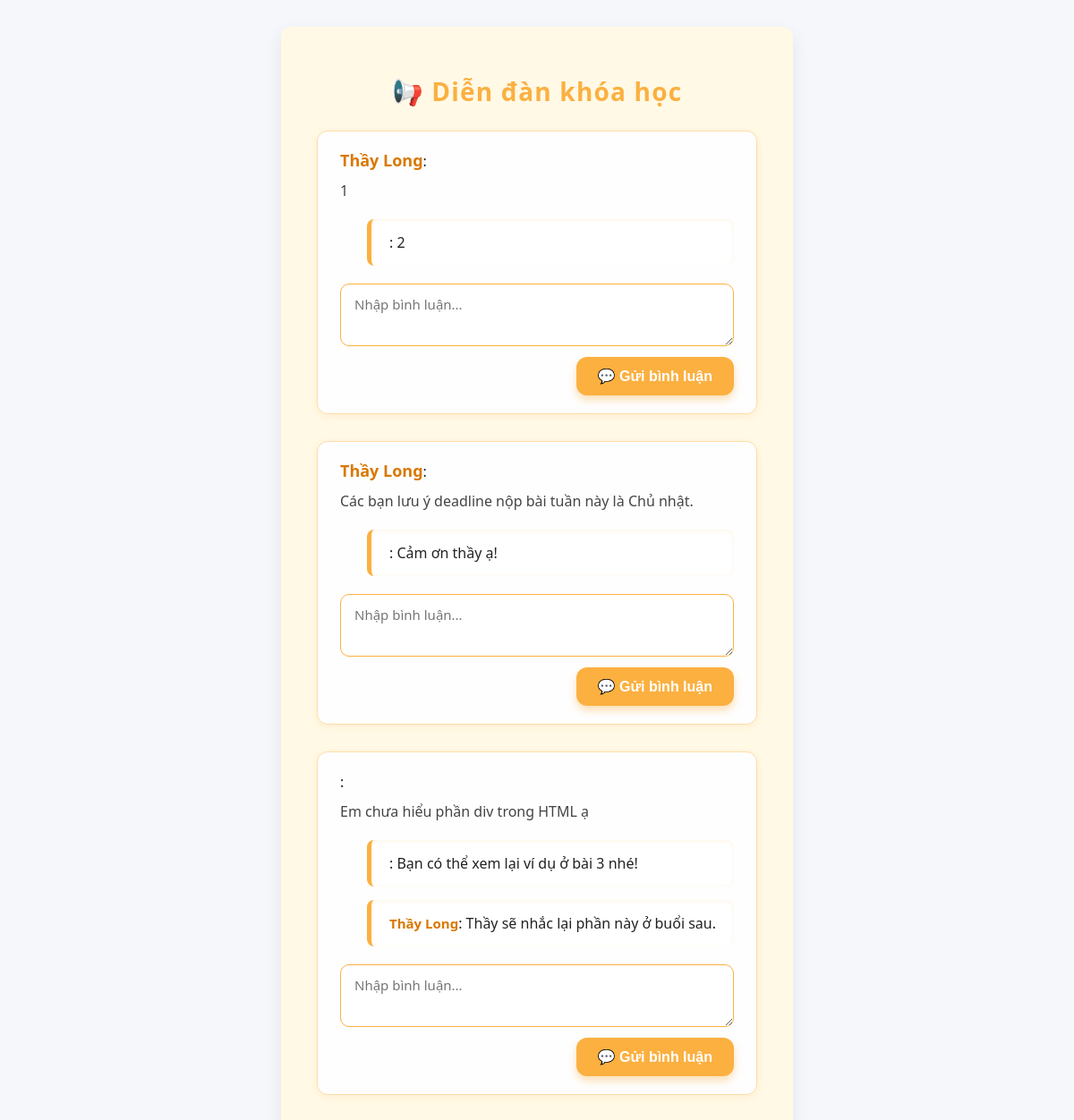
The app's page /main/forum.php?course_id=1 (signed in) with its own data.
### tables this page shows
CREATE TABLE `post` (
  `post_id` int(11) NOT NULL,
  `student_id` int(11) DEFAULT NULL,
  `teacher_id` int(11) DEFAULT NULL,
  `forum_id` int(11) DEFAULT NULL,
  `content` text DEFAULT NULL
);

CREATE TABLE `comment` (
  `comment_id` int(11) NOT NULL,
  `post_id` int(11) DEFAULT NULL,
  `student_id` int(11) DEFAULT NULL,
  `teacher_id` int(11) DEFAULT NULL,
  `content` text DEFAULT NULL
);

### main/forum.php (the view, shortened to what this page needs)
<?php
include '../register/db_connect.php';
$courseId = $_GET['course_id'] ?? null;
$forumId = null;
$stmt = $conn->prepare("SELECT forum_id FROM forum WHERE course_id = ?");
$stmt->bind_param("i", $courseId);
$stmt->execute();
if ($row = $stmt->get_result()->fetch_assoc()) {
    $forumId = $row['forum_id'];
}
$posts = [];
$commentsMap = [];
if ($forumId) {
    $postStmt = $conn->prepare("
        SELECT post.*, COALESCE(student.full_name, teacher.full_name) AS author_name
        FROM post
        LEFT JOIN student ON post.student_id = student.student_id
        LEFT JOIN teacher ON post.teacher_id = teacher.teacher_id
        WHERE forum_id = ?
        ORDER BY post_id DESC
    ");
    $postStmt->bind_param("i", $forumId);
    $postStmt->execute();
    $posts = $postStmt->get_result()->fetch_all(MYSQLI_ASSOC);
    $commentStmt = $conn->prepare("
        SELECT comment.*, COALESCE(student.full_name, teacher.full_name) AS commenter_name
        FROM comment
        LEFT JOIN student ON comment.student_id = student.student_id
        LEFT JOIN teacher ON comment.teacher_id = teacher.teacher_id
        WHERE post_id IN (SELECT post_id FROM post WHERE forum_id = ?)
        ORDER BY comment_id ASC
    ");
    $commentStmt->bind_param("i", $forumId);
    $commentStmt->execute();
    $commentResult = $commentStmt->get_result();
    while ($cmt = $commentResult->fetch_assoc()) {
        $commentsMap[$cmt['post_id']][] = $cmt;
    }
}
?>
<!DOCTYPE html>
<html lang="vi">
<head>
  <link rel="stylesheet" href="style.css">
</head>
<body>
<div class="main-content">
  <h2>📢 Diễn đàn khóa học</h2>
  <?php if (count($posts) > 0): ?>
    <?php foreach ($posts as $post): ?>
      <div class="forum-post">
        <strong><?= htmlspecialchars($post['author_name']) ?></strong>:
        <p><?= nl2br(htmlspecialchars($post['content'])) ?></p>
        <?php if (!empty($commentsMap[$post['post_id']])): ?>
          <?php foreach ($commentsMap[$post['post_id']] as $comment): ?>
            <div class="forum-comment">
              <strong><?= htmlspecialchars($comment['commenter_name']) ?></strong>:
              <?= nl2br(htmlspecialchars($comment['content'])) ?>
            </div>
          <?php endforeach; ?>
        <?php else: ?>
          <div class="forum-comment"><em>Chưa có bình luận.</em></div>
        <?php endif; ?>
        <form class="comment-form" method="post">
          <textarea name="comment_content" rows="2" placeholder="Nhập bình luận..." required></textarea>
          <button type="submit">💬 Gửi bình luận</button>
        </form>
      </div>
    <?php endforeach; ?>
  <?php else: ?>
    <p>Chưa có bài viết nào trong diễn đàn.</p>
  <?php endif; ?>
</div>
</body>
</html>

### main/style.css (style rules this page uses)
* { box-sizing: border-box; }
body { margin: 0; font-family: 'Segoe UI', Tahoma, Geneva, Verdana, sans-serif; background-color: #f5f7fa; color: #333; height: 100vh; display: flex; flex-direction: column; }
.main-content { flex: 1; padding: 35px 50px; overflow-y: auto; background-color: #fff9e6; border-radius: 0 0 0 12px; }
.main-content h2 { margin-bottom: 25px; font-size: 28px; font-weight: 700; color: #222; }
textarea { width: 100%; min-height: 100px; padding: 12px 15px; font-size: 15px; border: 1.5px solid #ccc; border-radius: 10px; resize: vertical; font-family: inherit; transition: border-color 0.3s ease; }

### main/forum.php (style rules this page uses)
.main-content { max-width: 900px; margin: 30px auto; background-color: #fff9e6; padding: 30px 40px; border-radius: 12px; box-shadow: 0 8px 20px rgba(0,0,0,0.08); font-family: 'Segoe UI', Tahoma, Geneva, Verdana, sans-serif; color: #222; }
.main-content h2 { font-size: 28px; font-weight: 700; margin-bottom: 25px; color: #fbb040; text-align: center; letter-spacing: 1.2px; }
.forum-post { background: #fefefe; border: 1.5px solid #ffdca8; border-radius: 12px; padding: 20px 25px; margin-bottom: 30px; box-shadow: 0 2px 8px rgba(251,176,64,0.15); transition: box-shadow 0.3s ease; }
.forum-post strong { color: #d97800; font-size: 18px; }
.forum-post p { margin: 10px 0 20px 0; font-size: 16px; line-height: 1.5; white-space: pre-wrap; color: #444; }
.forum-comment { background: #fff; border-left: 5px solid #fbb040; margin-left: 30px; padding: 15px 20px; border-radius: 8px; box-shadow: inset 0 1px 4px rgba(251,176,64,0.15); margin-bottom: 15px; }
.forum-comment strong { color: #d97800; font-weight: 700; font-size: 15px; }
.comment-form { margin-top: 20px; display: flex; flex-direction: column; gap: 12px; }
.comment-form textarea { width: 100%; min-height: 70px; padding: 12px 15px; font-size: 15px; border: 1.8px solid #fbb040; border-radius: 10px; resize: vertical; font-family: inherit; transition: border-color 0.3s ease, box-shadow 0.3s ease; }
.comment-form button { align-self: flex-end; background-color: #fbb040; color: white; font-weight: 700; font-size: 16px; padding: 12px 24px; border: none; border-radius: 12px; cursor: pointer; box-shadow: 0 5px 10px rgba(251,176,64,0.4); transition: background-color 0.3s ease, box-shadow 0.3s ease; }

### records on screen
post: author_name "Thầy Long", content "1"
comment: content "2"
post: author_name "Thầy Long", content "Các bạn lưu ý deadline nộp bài tuần này là Chủ nhật."
comment: content "Cảm ơn thầy ạ!"
post: content "Em chưa hiểu phần div trong HTML ạ"
comment: content "Bạn có thể xem lại ví dụ ở bài 3 nhé!"
comment: commenter_name "Thầy Long", content "Thầy sẽ nhắc lại phần này ở buổi sau."
